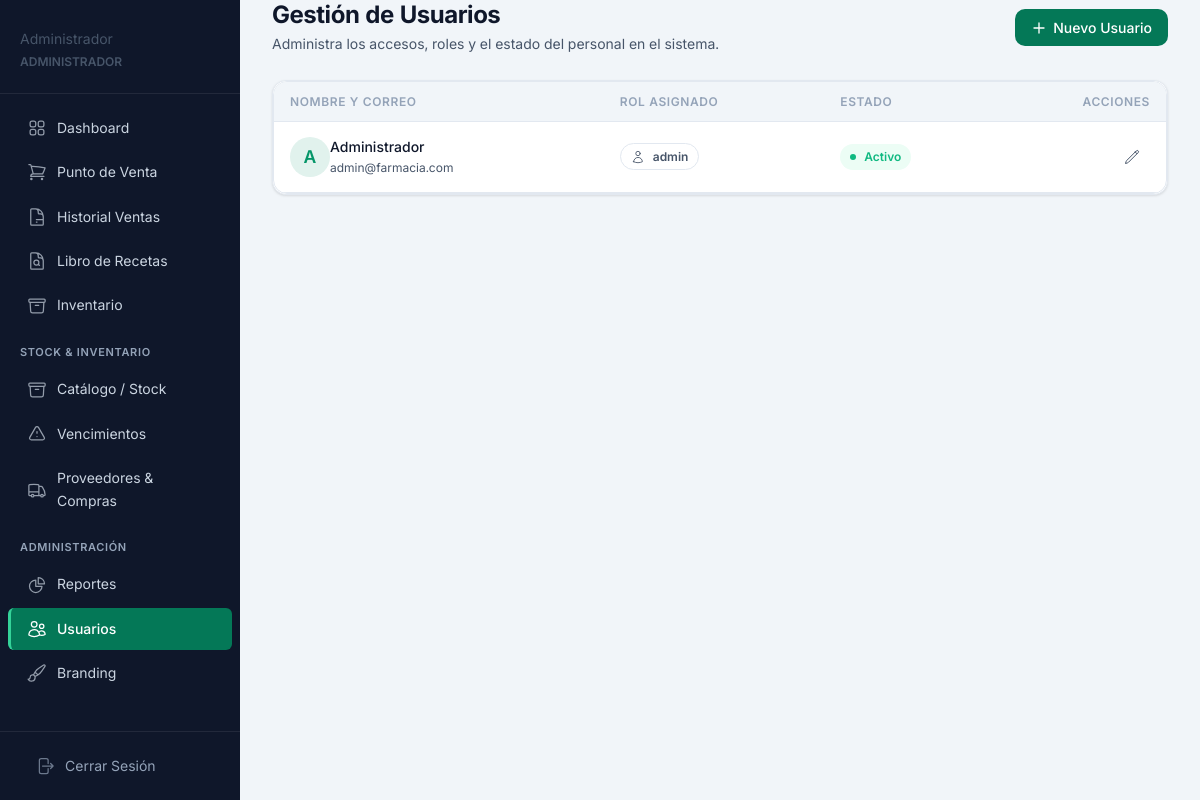
/modules/usuarios/lista.php (signed in), run on the app's committed database.
### tables this page shows
CREATE TABLE IF NOT EXISTS usuarios (
  id INT PRIMARY KEY AUTO_INCREMENT,
  nombre VARCHAR(100) NOT NULL,
  email VARCHAR(150) NOT NULL UNIQUE,
  password_hash VARCHAR(255) NOT NULL,
  rol_id INT NOT NULL,
  activo TINYINT(1) DEFAULT 1,
  creado_en DATETIME DEFAULT CURRENT_TIMESTAMP,
  FOREIGN KEY (rol_id) REFERENCES roles(id)
);

CREATE TABLE IF NOT EXISTS roles (
  id INT PRIMARY KEY AUTO_INCREMENT,
  nombre VARCHAR(50) NOT NULL UNIQUE,
  descripcion TEXT
);

### modules/usuarios/lista.php (the view, shortened to what this page needs)
<?php
$pdo = conectar();
$usuarios = $pdo->query("
    SELECT u.*, r.nombre as rol
    FROM usuarios u
    JOIN roles r ON u.rol_id = r.id
    ORDER BY u.nombre ASC
")->fetchAll();
include __DIR__ . '/../../views/layout/header.php';
?>
<div class="container" style="max-width: 1200px;">
    <div class="page-header">
        <div>
            <h1>Gestión de Usuarios</h1>
            <p class="page-subtitle">Administra los accesos, roles y el estado del personal en el sistema.</p>
        </div>
        <div class="page-header-actions">
            <a href="agregar.php" class="btn btn-primario">
                <svg xmlns="http://www.w3.org/2000/svg" fill="none" viewBox="0 0 24 24" stroke-width="2" stroke="currentColor">
                    <path stroke-linecap="round" stroke-linejoin="round" d="M12 4.5v15m7.5-7.5h-15" />
                </svg>
                Nuevo Usuario
            </a>
        </div>
    </div>
    <div class="card">
        <div class="tabla-contenedor">
            <table class="tabla">
                <thead>
                    <tr>
                        <th>Nombre y Correo</th>
                        <th>Rol Asignado</th>
                        <th>Estado</th>
                        <th style="text-align: right;">Acciones</th>
                    </tr>
                </thead>
                <tbody>
                    <?php if (empty($usuarios)): ?>
                        <tr>
                            <td colspan="4">
                                <div class="empty-state">
                                    <svg class="empty-state-icon" xmlns="http://www.w3.org/2000/svg" fill="none" viewBox="0 0 24 24" stroke-width="1.5" stroke="currentColor">
                                        <path stroke-linecap="round" stroke-linejoin="round" d="M15 19.128a9.38 9.38 0 002.625.372 9.337 9.337 0 004.121-.952 4.125 4.125 0 00-7.533-2.493M15 19.128v-.003c0-1.113-.285-2.16-.786-3.07M15 19.128v.106A12.318 12.318 0 018.624 21c-2.331 0-4.512-.645-6.374-1.766l-.001-.109a6.375 6.375 0 0111.964-3.07M12 6.375a3.375 3.375 0 11-6.75 0 3.375 3.375 0 016.75 0zm8.25 2.25a2.625 2.625 0 11-5.25 0 2.625 2.625 0 015.25 0z" />
                                    </svg>
                                    <div class="empty-state-titulo">No hay usuarios</div>
                                    <div class="empty-state-msg">Registra al personal para darles acceso al sistema.</div>
                                </div>
                            </td>
                        </tr>
                    <?php else: ?>
                        <?php foreach ($usuarios as $u): ?>
                            <tr>
                                <td>
                                    <div class="flex items-center gap-3">
                                        <div style="width: 40px; height: 40px; border-radius: var(--radio-full); background-color: var(--color-primario-claro); color: var(--color-primario); display: flex; align-items: center; justify-content: center; font-weight: 600; font-size: 1.1rem; flex-shrink: 0;">
                                            <?= strtoupper(substr($u['nombre'], 0, 1)) ?>
                                        </div>
                                        <div>
                                            <div class="font-medium"><?= htmlspecialchars($u['nombre']) ?></div>
                                            <div class="text-xs text-secundario mt-1"><?= htmlspecialchars($u['email']) ?></div>
                                        </div>
                                    </div>
                                </td>
                                <td>
                                    <span class="badge" style="background: var(--bg-card); border: 1px solid var(--color-borde); color: var(--texto-secundario);">
                                        <?= htmlspecialchars($u['rol']) ?>
                                    </span>
                                </td>
                                <td>
                                    <?php if ($u['activo']): ?>
                                        <span class="badge badge-exito">
                                            <span style="display:inline-block; width:6px; height:6px; border-radius:50%; background-color:currentColor; margin-right:4px;"></span>
                                            Activo
                                        </span>
                                    <?php endif; ?>
                                </td>
                                <td style="text-align: right;">
                                    <div class="flex" style="justify-content: flex-end; gap: 8px;">
                                        <a href="editar.php?id=<?= $u['id'] ?>" class="btn btn-sm btn-ghost" title="Editar Usuario">
                                        </a>
                                    </div>
                                </td>
                            </tr>
                        <?php endforeach; ?>
                    <?php endif; ?>
                </tbody>
            </table>
        </div>
    </div>
</div>
<?php include __DIR__ . '/../../views/layout/footer.php'; ?>

### assets/css/main.css (style rules this page uses)
:root { --verde-900: #064e3b; --verde-800: #065f46; --verde-700: #047857; --verde-600: #059669; --verde-500: #10b981; --verde-400: #34d399; --verde-300: #6ee7b7; --verde-100: #d1fae5; --verde-50: #ecfdf5; --bg-app: #f1f5f9; --bg-sidebar: #0f172a; --bg-card: #ffffff; --bg-input: #f8fafc; --bg-hover: #f1f5f9; --texto-primario: #0f172a; --texto-secundario: #475569; --texto-terciario: #94a3b8; --texto-sidebar: #cbd5e1; --texto-sidebar-act: #ffffff; --texto-inverso: #ffffff; --borde: #e2e8f0; --borde-focus: #10b981; --borde-input: #cbd5e1; --semaforo-rojo-bg: #fef2f2; --semaforo-rojo-texto: #dc2626; --semaforo-rojo-borde: #fca5a5; --semaforo-amarillo-bg: #fffbeb; --semaforo-amarillo-texto: #d97706; --semaforo-amarillo-borde: #fcd34d; --semaforo-verde-bg: #f0fdf4; --semaforo-verde-texto: #16a34a; --semaforo-verde-borde: #86efac; --color-exito: #10b981; --color-exito-bg: #ecfdf5; --color-advertencia: #f59e0b; --color-advertencia-bg: #fffbeb; --color-peligro: #ef4444; --color-peligro-bg: #fef2f2; --color-info: #3b82f6; --color-info-bg: #eff6ff; --kpi-ventas-bg: #ecfdf5; --kpi-ventas-icon: #059669; --kpi-tx-bg: #eff6ff; --kpi-tx-icon: #3b82f6; --kpi-stock-bg: #fef2f2; --kpi-stock-icon: #ef4444; --kpi-vence-bg: #fffbeb; --kpi-vence-icon: #d97706; --fuente: 'Inter', system-ui, -apple-system, sans-serif; --text-xs: 0.75rem; --text-sm: 0.875rem; --text-base: 1rem; --text-lg: 1.125rem; --text-xl: 1.25rem; --text-2xl: 1.5rem; --text-3xl: 1.875rem; --espacio-1: 0.25rem; --espacio-2: 0.5rem; --espacio-3: 0.75rem; --espacio-4: 1rem; --espacio-5: 1.25rem; --espacio-6: 1.5rem; --espacio-8: 2rem; --espacio-10: 2.5rem; --espacio-12: 3rem; --radio-sm: 6px; --radio: 10px; --radio-lg: 14px; --radio-xl: 20px; --radio-full: 9999px; --sombra-xs: 0 1px 2px rgba(0,0,0,0.05); --sombra-sm: 0 1px 3px rgba(0,0,0,0.08), 0 1px 2px rgba(0,0,0,0.04); --sombra: 0 4px 6px rgba(0,0,0,0.05), 0 2px 4px rgba(0,0,0,0.04); --sombra-md: 0 10px 15px rgba(0,0,0,0.07), 0 4px 6px rgba(0,0,0,0.04); --sombra-lg: 0 20px 25px rgba(0,0,0,0.08), 0 10px 10px rgba(0,0,0,0.03); --transicion: all 0.15s ease; --transicion-lenta: all 0.25s ease; --sidebar-ancho: 240px; --sidebar-ancho-col: 64px; --topbar-alto: 60px; --contenido-padding: 24px; --z-base: 1; --z-dropdown: 10; --z-sticky: 20; --z-sidebar: 30; --z-overlay: 40; --z-modal: 50; --color-primario: #047857; --color-primario-claro: #ecfdf5; --color-primario-hover: #065f46; --color-acento: #10b981; --color-fondo: #f1f5f9; --color-superficie: #ffffff; --color-borde: #e2e8f0; --color-texto: #0f172a; --color-texto-secundario: #475569; --radio: 10px; --sombra: 0 1px 3px rgba(0,0,0,0.08), 0 1px 2px rgba(0,0,0,0.04); --sombra-md: 0 10px 15px rgba(0,0,0,0.07), 0 4px 6px rgba(0,0,0,0.04); }
*, *::before, *::after { box-sizing: border-box; margin: 0; padding: 0; }
html { scroll-behavior: smooth; -webkit-text-size-adjust: 100%; }
body { font-family: var(--fuente); background-color: var(--bg-app); color: var(--texto-primario); line-height: 1.6; font-size: var(--text-base); -webkit-font-smoothing: antialiased; -moz-osx-font-smoothing: grayscale; font-variant-numeric: tabular-nums; }
h1, h2, h3, h4, h5, h6 { font-weight: 600; line-height: 1.25; color: var(--texto-primario); letter-spacing: -0.01em; }
h1 { font-size: var(--text-2xl); font-weight: 700; }
p { max-width: 65ch; line-height: 1.7; }
a { text-decoration: none; color: inherit; }
.text-xs { font-size: var(--text-xs); }
.font-medium { font-weight: 500; }
.text-secundario { color: var(--texto-secundario); }
.container { max-width: 1200px; margin: 0 auto; width: 100%; }
.flex { display: flex; }
.items-center { align-items: center; }

### assets/css/layout.css (style rules this page uses)
.page-header { display: flex; justify-content: space-between; align-items: center; margin-bottom: var(--espacio-6); gap: var(--espacio-4); flex-wrap: wrap; }
.page-header h1 { font-size: var(--text-2xl); font-weight: 700; letter-spacing: -0.02em; margin: 0; }
.page-subtitle { font-size: var(--text-sm); color: var(--texto-secundario); margin-top: 2px; }
.page-header-actions { display: flex; gap: var(--espacio-2); align-items: center; }

### data on the page
usuarios: nombre "A", nombre "Administrador", email "admin@farmacia.com", rol.nombre "admin", activo 1 (drawn)

### other printed values
$_SESSION['nombre'] "Administrador"
$nombre_rol "ADMINISTRADOR"
